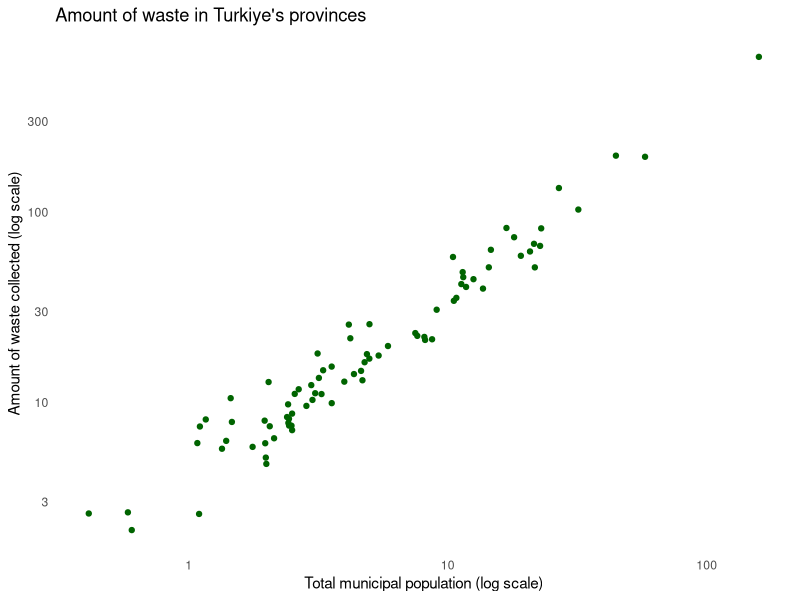
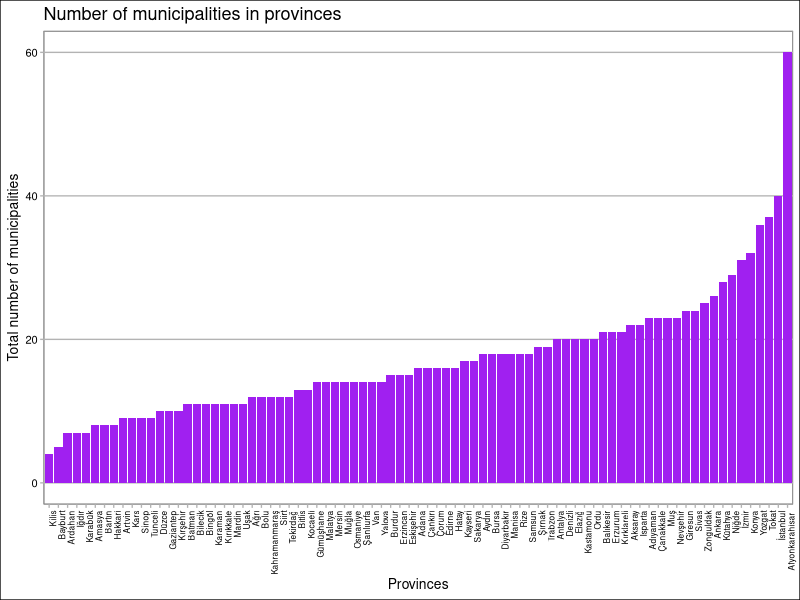
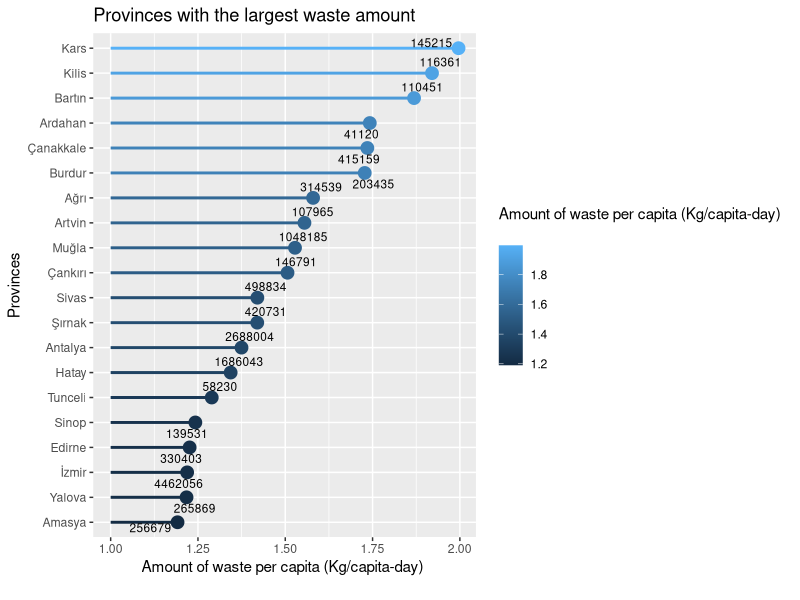

Generate these figures, in order, with R:
## ---- chunk 1
library(openxlsx)
municipal_waste <- read.xlsx("project/data/municipal_wasteamount_2022.xlsx")
str(municipal_waste)
## ---- chunk 2
where_to_municipal_waste <- read.xlsx("project/data/municipal_waste_stat.xlsx")
str(where_to_municipal_waste)
## ---- chunk 3
time_series_municipal_waste <- read.xlsx("project/data/municipal_waste_timeseries.xlsx", colNames = TRUE)
str(time_series_municipal_waste)
## ---- chunk 4
Ankara_waste_type_year <- read.xlsx("project/data/Ankara_wastetype_year.xlsx")
str(Ankara_waste_type_year)
## ---- chunk 5
library(tidyverse)
# remove unnecessary columns
municipal_waste <- select(municipal_waste, -X5)    
municipal_waste <- select(municipal_waste, -X6)
# rename columns
municipal_waste <- rename(municipal_waste, "Provinces" ="Belediye.atık.hizmeti.istatistikleri,.2022.Municipal.waste.services.statistics,.2022")
municipal_waste <- rename(municipal_waste, "Total municipal population" = "X2")
municipal_waste <- rename(municipal_waste, "Total number of municipalities" ="X3")
municipal_waste <- rename(municipal_waste, "Number of municipalities providing waste services" ="X4")
municipal_waste <- rename(municipal_waste, "Amount of waste collected (Tonnes) 
" ="X7")
municipal_waste <- rename(municipal_waste, "Amount of waste per capita (Kg/capita-day) 
" ="X8")
# remove unnecessary rows
municipal_waste <- municipal_waste[-c(1, 2, 85, 86, 87, 88), ]
# reorder row names that is disordered
row.names(municipal_waste) <- NULL
municipal_waste <- municipal_waste %>%
  mutate(row_id = row_number())  
municipal_waste <- municipal_waste %>%
  select(row_id, everything()) 
municipal_waste <- municipal_waste[,-c(1)]
# adjust necessary columns as numbers
municipal_waste <- municipal_waste %>%
  mutate(across(-Provinces, ~as.numeric(as.character(.))))
sapply(municipal_waste,class)
head(municipal_waste)
summary(municipal_waste)
## ---- chunk 6
library(tidyverse)
# remove unnecessary columns
where_to_municipal_waste <- select(where_to_municipal_waste, -X2)    
where_to_municipal_waste <- select(where_to_municipal_waste, -X4)
where_to_municipal_waste <- select(where_to_municipal_waste, -X6)
where_to_municipal_waste <- select(where_to_municipal_waste, -X8)
where_to_municipal_waste <- select(where_to_municipal_waste, -X9)
# rename columns
where_to_municipal_waste <- rename(where_to_municipal_waste, "Provinces" = `Belediye.atık.yönetimi.istatistikleri,.2022.Municipal.waste.management.statistics,.2022`)
where_to_municipal_waste <- rename(where_to_municipal_waste, "Total amount of waste collected  (Tonnes)" = "X3")
where_to_municipal_waste <- rename(where_to_municipal_waste, "Municipality's dumping sites" ="X5")
where_to_municipal_waste <- rename(where_to_municipal_waste, "Waste treatment facilities"= "X7")
where_to_municipal_waste <- rename(where_to_municipal_waste, "Other disposal methods"= "X10")
# remove unnecessary rows
where_to_municipal_waste <- where_to_municipal_waste[-c(1, 2, 85:94), ]
# reorder row names that is disordered
row.names(where_to_municipal_waste) <- NULL
where_to_municipal_waste <- where_to_municipal_waste %>%
  mutate(row_id = row_number())  
where_to_municipal_waste <- where_to_municipal_waste %>%
  select(row_id, everything()) 
where_to_municipal_waste <- where_to_municipal_waste[,-c(1)]
# adjust necessary columns as numbers
where_to_municipal_waste <- where_to_municipal_waste %>%
  mutate(across(-Provinces, ~as.numeric(as.character(.))))
sapply(where_to_municipal_waste,class)
head(where_to_municipal_waste)
summary(where_to_municipal_waste)
## ---- chunk 7
library(tidyverse)
# remove unnecessary rows
time_series_municipal_waste <- time_series_municipal_waste[-c(2:6,10,14:43), ]
time_series_municipal_waste <- rename(time_series_municipal_waste, "Waste/Year" = "X1")
# rename rows
time_series_municipal_waste[1,1] <- "Turkey population"
time_series_municipal_waste[2,1] <- "Amount of municipal waste generated (Thousand tonnes/year)"
time_series_municipal_waste[3,1] <- "Amount of municipal waste collected (Thousand tonnes/year)"
time_series_municipal_waste[4,1] <- "Average amount of municipal waste per capita (Kg/capita-day)"
time_series_municipal_waste[5,1] <- "Waste treatment facilities"
time_series_municipal_waste[6,1] <- "Municipality's dumping sites"
time_series_municipal_waste[7,1] <- "Other disposal methods"
# reorder row names that is disordered
row.names(time_series_municipal_waste) <- NULL
# adjust necessary columns as numbers
time_series_municipal_waste <- time_series_municipal_waste %>%
  mutate(across(-`Waste/Year`, ~as.numeric(as.character(.))))
sapply(time_series_municipal_waste,class)
head(time_series_municipal_waste)
## ---- chunk 8
library(tidyverse)
library(ggthemes)
library(ggrepel)
municipal_waste <- municipal_waste[-c(1), ]

p <- municipal_waste |> ggplot(aes(`Total municipal population`/10^5, 
`Amount of waste collected (Tonnes) 
`/10^4)) 
p + geom_point(color = "darkgreen") + 
scale_x_continuous(trans = "log10") +
scale_y_continuous(trans = "log10") +
xlab("Total municipal population (log scale)") +
ylab("Amount of waste collected (log scale)") +
ggtitle("Amount of waste in Turkiye's provinces")+ 
 theme(line = element_blank(), rect = element_blank())

p <- ggplot(municipal_waste, aes(x = reorder(Provinces, `Total number of municipalities`, FUN = sum), y = `Total number of municipalities`)) 
p + geom_bar(stat = "identity", fill= "purple") + 
  xlab("Provinces") +
  theme_calc() +
  ggtitle("Number of municipalities in provinces") +
  theme(axis.text.x = element_text(angle = 90, hjust = 1, size = 6)) 

# The provinces that produce largest amount of waste
The_largest <- municipal_waste |> arrange(desc(`Amount of waste per capita (Kg/capita-day) 
`)) |> head(n = 20)
p <- ggplot(The_largest, aes(x = reorder(Provinces, `Amount of waste per capita (Kg/capita-day) 
`, FUN = sum),
                             y = `Amount of waste per capita (Kg/capita-day) 
`))
ggplot(The_largest, aes(x =`Amount of waste per capita (Kg/capita-day) 
`, y = reorder(Provinces, `Amount of waste per capita (Kg/capita-day) 
`, FUN = sum), color = `Amount of waste per capita (Kg/capita-day) 
`)) +
  geom_point(size = 4) +
  geom_segment(aes(xend = 1, yend = Provinces), size = 1) +
  ylab("Provinces") +
  ggtitle("Provinces with the largest waste amount")+
  geom_text_repel(aes(label =`Total municipal population`), color = "black", size = 3)
